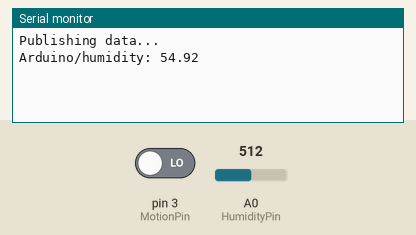
Recording of a sketch running on a simulated Arduino Uno, built with avr-gcc and run on an emulated ATmega328P. Shown: the last lines printed to the serial monitor. The test bench sets the inputs (shaded band); at power-on: A0 (HumidityPin) = 512, pin 3 (MotionPin) LOW. No MQTT or app messages arrive unless stated.

Above: at 1.2 s.
1.3 s: A0 (HumidityPin) set to 716
At 6.3 s:
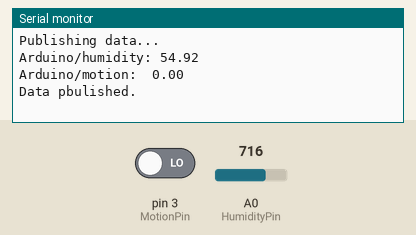
11.3 s: pin 3 (MotionPin) driven HIGH
21.3 s: A0 (HumidityPin) set to 900
At 26.5 s:
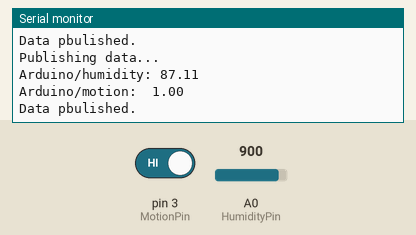
Timing chart, 0 to 28.0 s (numbered marks = the images above; inputs shaded):
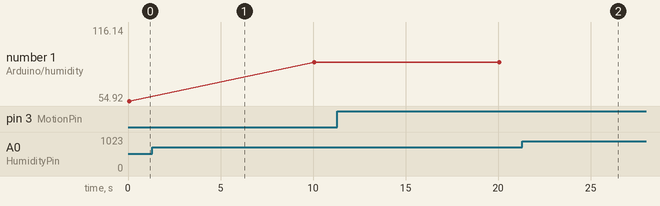

Measured:
- plotted number 1: 54.92 → 87.11 after the input at 1.3 s, 87.11 → 116.14 after the input at 21.3 s

The sketch:

Step1_Arduino.ino
```cpp
/*
*  This code is supporting material for the book
*  Python Programming for Arduino
*  by Pratik Desai
*  published by PACKT Publishing
*/

/*
   Basic MQTT example
*
*  connects to an MQTT server
*  publishes "hello world" to the topic "outTopic"
*  subscribes to the topic "inTopic"
*/

#include <SPI.h>
#include <Ethernet.h>
#include <PubSubClient.h>

// Update these with values suitable for your network.
byte mac[]    = {  0x90, 0xA2, 0xDA, 0x00, 0x47, 0x28 };
byte server[] = { 10, 0, 0, 20 };
byte ip[]     = { 10, 0, 0, 75 };

#define MotionPin 3
#define HumidityPin A0
char message_buff2[100];
char* humidityC;
char* motionC;

void callback(char* topic, byte* payload, unsigned int length) {
  // handle message arrived
}

EthernetClient ethClient;
PubSubClient client(server, 1883, callback, ethClient);

void setup()
{
  Ethernet.begin(mac, ip);
  Serial.begin(9600);
  if (client.connect("Arduino")) {
    client.publish("Arduino/connection","Connected.");
  }
}

void publishData()
{
  Serial.println("Publishing data...");
  float humidity = getHumidity(22.0);
  humidityC = dtostrf(humidity, 5, 2, message_buff2);
  client.publish("Arduino/humidity", humidityC);
  Serial.print("Arduino/humidity: ");
  Serial.println(humidityC);
  delay(5000);
  int motion = digitalRead(MotionPin);
  motionC = dtostrf(motion, 5, 2, message_buff2);
  client.publish("Arduino/motion", motionC);
  Serial.print("Arduino/motion: ");
  Serial.println(motionC);
  Serial.println("Data pbulished.");
}

float getHumidity(float degreesCelsius){
  //caculate relative humidity
  float supplyVolt = 5.0;

  // read the value from the sensor:
  int HIH4030_Value = analogRead(HumidityPin);
  float voltage = HIH4030_Value/1023. * supplyVolt; // convert to voltage value

  // convert the voltage to a relative humidity
  float sensorRH = 161.0 * voltage / supplyVolt - 25.8;
  float trueRH = sensorRH / (1.0546 - 0.0026 * degreesCelsius); //temperature adjustment
  return trueRH;
}

void loop()
{
  publishData();
  delay(5000);
  client.loop();
}
```
